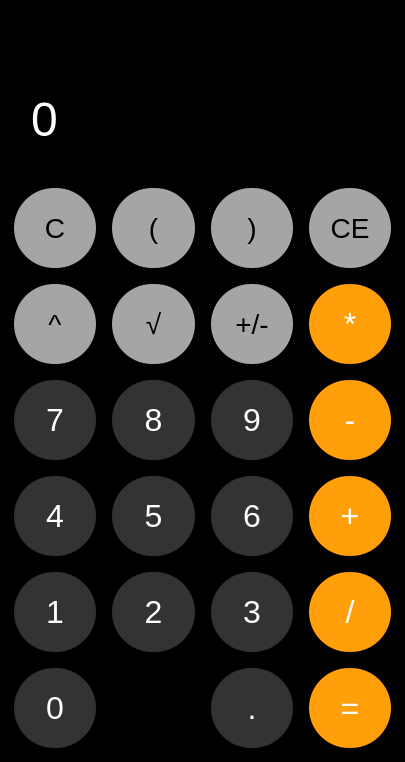
<?xml version="1.0" encoding="UTF-8"?>
<ui version="4.0">
 <class>MainWindow</class>
 <widget class="QMainWindow" name="MainWindow">
  <property name="geometry">
   <rect>
    <x>0</x>
    <y>0</y>
    <width>405</width>
    <height>762</height>
   </rect>
  </property>
  <property name="windowTitle">
   <string>MainWindow</string>
  </property>
  <property name="styleSheet">
   <string notr="true">QWidget {
    background-color: #000000;
    font-family: 'Helvetica Neue', sans-serif;
}

QLabel#label {
    background-color: #000000;
    color: #ffffff;
    border: none;
    padding: 20px 10px;
    font-size: 48px;
    font-weight: 300;
    text-align: right;
    margin-bottom: 10px;
    text-align: right;  
    padding-right: 15px;  
qproperty-alignment: 'AlignRight';
max-width: 100%;
    min-width: 350px;
    text-overflow: ellipsis;
    overflow: hidden;
}

QPushButton {
    border-radius: 40px;
    min-width: 80px;
    min-height: 80px;
    font-size: 32px;
    border: none;
    margin: 5px;
    transition: background-color 0.2s; 
}

#num0, #num1, #num2, #num3, #num4,
#num5, #num6, #num7, #num8, #num9,
#dot {
    background-color: #333333;
    color: white;
}

#opPlus, #opMinus, #opMultiply, #opDivide,
#opEqual {
    background-color: #ff9f0a;
    color: white;
}

#opClear, #opClearOne, #opExp, #opSqrt, #opLparen, #opRparen, #plusminus {
    background-color: #a5a5a5;
    color: black;
    font-size: 28px;
}

QPushButton:pressed {
    padding-top: 2px;
    padding-left: 2px;
}

#num0:pressed, #num1:pressed, #num2:pressed, #num3:pressed,
#num4:pressed, #num5:pressed, #num6:pressed, #num7:pressed,
#num8:pressed, #num9:pressed, #dot:pressed {
    background-color: #4d4d4d !important;
}

#opPlus:pressed, #opMinus:pressed,
#opMultiply:pressed, #opDivide:pressed,
#opEqual:pressed {
    background-color: #ffb733 !important;
}

#opClear:pressed, #opClearOne:pressed, #opExp:pressed,
#opSqrt:pressed, #opLparen:pressed,
#opRparen:pressed, #plusminus:pressed {
    background-color: #c0c0c0 !important;
}
</string>
  </property>
  <widget class="QWidget" name="centralwidget">
   <layout class="QVBoxLayout" name="verticalLayout">
    <item>
     <layout class="QGridLayout" name="gridLayout">
      <item row="6" column="1">
       <widget class="QPushButton" name="num2">
        <property name="text">
         <string>2</string>
        </property>
       </widget>
      </item>
      <item row="4" column="0">
       <widget class="QPushButton" name="num7">
        <property name="text">
         <string>7</string>
        </property>
       </widget>
      </item>
      <item row="4" column="3">
       <widget class="QPushButton" name="opMinus">
        <property name="text">
         <string>-</string>
        </property>
       </widget>
      </item>
      <item row="3" column="3">
       <widget class="QPushButton" name="opMultiply">
        <property name="text">
         <string>*</string>
        </property>
       </widget>
      </item>
      <item row="5" column="1">
       <widget class="QPushButton" name="num5">
        <property name="text">
         <string>5</string>
        </property>
       </widget>
      </item>
      <item row="5" column="3">
       <widget class="QPushButton" name="opPlus">
        <property name="text">
         <string>+</string>
        </property>
       </widget>
      </item>
      <item row="6" column="2">
       <widget class="QPushButton" name="num3">
        <property name="text">
         <string>3</string>
        </property>
       </widget>
      </item>
      <item row="5" column="0">
       <widget class="QPushButton" name="num4">
        <property name="text">
         <string>4</string>
        </property>
       </widget>
      </item>
      <item row="7" column="2">
       <widget class="QPushButton" name="dot">
        <property name="text">
         <string>.</string>
        </property>
       </widget>
      </item>
      <item row="4" column="2">
       <widget class="QPushButton" name="num9">
        <property name="text">
         <string>9</string>
        </property>
       </widget>
      </item>
      <item row="3" column="1">
       <widget class="QPushButton" name="opSqrt">
        <property name="text">
         <string>√</string>
        </property>
       </widget>
      </item>
      <item row="4" column="1">
       <widget class="QPushButton" name="num8">
        <property name="text">
         <string>8</string>
        </property>
       </widget>
      </item>
      <item row="1" column="0" colspan="4">
       <widget class="QLabel" name="label">
        <property name="text">
         <string>0</string>
        </property>
       </widget>
      </item>
      <item row="2" column="0">
       <widget class="QPushButton" name="opClear">
        <property name="text">
         <string>C</string>
        </property>
       </widget>
      </item>
      <item row="3" column="2">
       <widget class="QPushButton" name="plusminus">
        <property name="text">
         <string>+/-</string>
        </property>
       </widget>
      </item>
      <item row="3" column="0">
       <widget class="QPushButton" name="opExp">
        <property name="text">
         <string>^</string>
        </property>
       </widget>
      </item>
      <item row="2" column="1">
       <widget class="QPushButton" name="opLparen">
        <property name="text">
         <string>(</string>
        </property>
       </widget>
      </item>
      <item row="5" column="2">
       <widget class="QPushButton" name="num6">
        <property name="text">
         <string>6</string>
        </property>
       </widget>
      </item>
      <item row="7" column="0">
       <widget class="QPushButton" name="num0">
        <property name="text">
         <string>0</string>
        </property>
       </widget>
      </item>
      <item row="6" column="0">
       <widget class="QPushButton" name="num1">
        <property name="text">
         <string>1</string>
        </property>
       </widget>
      </item>
      <item row="0" column="0" colspan="4">
       <widget class="QLabel" name="label_2">
        <property name="text">
         <string/>
        </property>
       </widget>
      </item>
      <item row="2" column="2">
       <widget class="QPushButton" name="opRparen">
        <property name="text">
         <string>)</string>
        </property>
       </widget>
      </item>
      <item row="2" column="3">
       <widget class="QPushButton" name="opClearOne">
        <property name="text">
         <string>CE</string>
        </property>
       </widget>
      </item>
      <item row="6" column="3">
       <widget class="QPushButton" name="opDivide">
        <property name="text">
         <string>/</string>
        </property>
       </widget>
      </item>
      <item row="7" column="3">
       <widget class="QPushButton" name="opEqual">
        <property name="text">
         <string>=</string>
        </property>
       </widget>
      </item>
     </layout>
    </item>
   </layout>
  </widget>
 </widget>
 <resources/>
 <connections/>
</ui>
